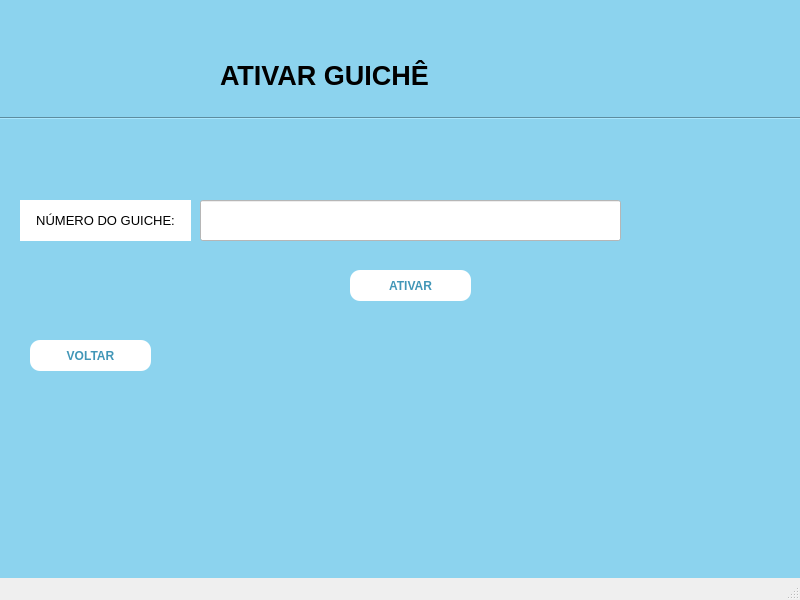
<?xml version="1.0" encoding="UTF-8"?>
<ui version="4.0">
 <class>MainWindow</class>
 <widget class="QMainWindow" name="MainWindow">
  <property name="geometry">
   <rect>
    <x>0</x>
    <y>0</y>
    <width>800</width>
    <height>600</height>
   </rect>
  </property>
  <property name="font">
   <font>
    <pointsize>10</pointsize>
   </font>
  </property>
  <property name="windowTitle">
   <string>MainWindow</string>
  </property>
  <property name="animated">
   <bool>true</bool>
  </property>
  <widget class="QWidget" name="centralwidget">
   <property name="styleSheet">
    <string notr="true">background-color: rgb(140, 211, 238);  /* Cor de fundo */</string>
   </property>
   <widget class="QLabel" name="label">
    <property name="geometry">
     <rect>
      <x>220</x>
      <y>50</y>
      <width>471</width>
      <height>51</height>
     </rect>
    </property>
    <property name="font">
     <font>
      <pointsize>20</pointsize>
      <weight>75</weight>
      <bold>true</bold>
     </font>
    </property>
    <property name="frameShape">
     <enum>QFrame::NoFrame</enum>
    </property>
    <property name="text">
     <string>ATIVAR GUICHÊ</string>
    </property>
    <property name="textFormat">
     <enum>Qt::AutoText</enum>
    </property>
    <property name="alignment">
     <set>Qt::AlignLeading|Qt::AlignLeft|Qt::AlignVCenter</set>
    </property>
   </widget>
   <widget class="QPushButton" name="pushButton">
    <property name="geometry">
     <rect>
      <x>350</x>
      <y>270</y>
      <width>121</width>
      <height>31</height>
     </rect>
    </property>
    <property name="font">
     <font>
      <weight>75</weight>
      <bold>true</bold>
     </font>
    </property>
    <property name="styleSheet">
     <string notr="true">QPushButton {
    background-color: white;  /* Cor de fundo */
    color: rgb(65, 150, 183);  /* Cor do texto */
    border-radius: 10px;  /* Raio dos cantos */
    padding: 10px 20px;  /* Preenchimento interno */
}

QPushButton:hover {
    color: white;
    background-color: rgb(8, 113, 155);  /* Cor de fundo ao passar o mouse */
}</string>
    </property>
    <property name="text">
     <string>ATIVAR</string>
    </property>
   </widget>
   <widget class="QPushButton" name="pushButton_2">
    <property name="geometry">
     <rect>
      <x>30</x>
      <y>340</y>
      <width>121</width>
      <height>31</height>
     </rect>
    </property>
    <property name="font">
     <font>
      <weight>75</weight>
      <bold>true</bold>
     </font>
    </property>
    <property name="styleSheet">
     <string notr="true">QPushButton {
    background-color: white;  /* Cor de fundo */
    color: rgb(65, 150, 183);  /* Cor do texto */
    border-radius: 10px;  /* Raio dos cantos */
    padding: 10px 20px;  /* Preenchimento interno */
}

QPushButton:hover {
    color: white;
    background-color: rgb(8, 113, 155);  /* Cor de fundo ao passar o mouse */
}</string>
    </property>
    <property name="text">
     <string>VOLTAR</string>
    </property>
   </widget>
   <widget class="Line" name="line">
    <property name="geometry">
     <rect>
      <x>0</x>
      <y>110</y>
      <width>801</width>
      <height>16</height>
     </rect>
    </property>
    <property name="orientation">
     <enum>Qt::Horizontal</enum>
    </property>
   </widget>
   <widget class="QLineEdit" name="lineEdit">
    <property name="geometry">
     <rect>
      <x>200</x>
      <y>200</y>
      <width>421</width>
      <height>41</height>
     </rect>
    </property>
    <property name="styleSheet">
     <string notr="true">background-color: white;  /* Cor de fundo */</string>
    </property>
   </widget>
   <widget class="QLabel" name="label_2">
    <property name="geometry">
     <rect>
      <x>20</x>
      <y>200</y>
      <width>171</width>
      <height>41</height>
     </rect>
    </property>
    <property name="styleSheet">
     <string notr="true">background-color: white;  /* Cor de fundo */</string>
    </property>
    <property name="text">
     <string>NÚMERO DO GUICHE:</string>
    </property>
    <property name="alignment">
     <set>Qt::AlignCenter</set>
    </property>
   </widget>
  </widget>
  <widget class="QMenuBar" name="menubar">
   <property name="geometry">
    <rect>
     <x>0</x>
     <y>0</y>
     <width>800</width>
     <height>26</height>
    </rect>
   </property>
  </widget>
  <widget class="QStatusBar" name="statusbar"/>
 </widget>
 <resources/>
 <connections/>
</ui>
